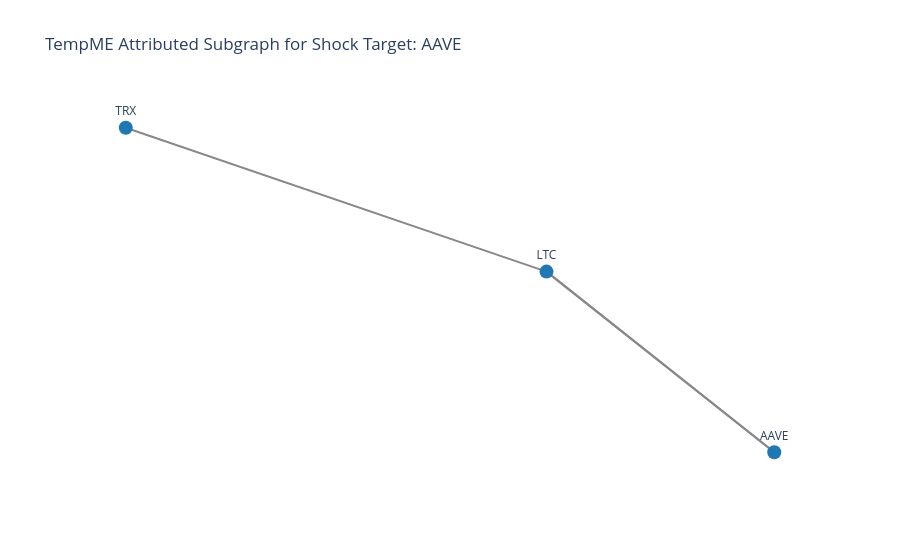

The notebook cell saved with this chart:
### Markdown cell above
## 3. Visualize Attributed Shock Transmission Subgraphs

### Code cell
import networkx as nx

if exp_csv.exists() and len(df_exp) > 0:
    sample_row = df_exp.iloc[0]
    target = sample_row['target_asset']
    edge_str = sample_row['top_explanatory_edges']
    print(f'Explaining contagion prediction for {target}:')
    print(f'Top motif edges: {edge_str}')
    
    G_exp = nx.DiGraph()
    for item in edge_str.split(';'):
        if '->' in item:
            uv, w_str = item.split('(')
            u, v = uv.split('->')
            w = float(w_str.rstrip(')'))
            G_exp.add_edge(u, v, weight=w)
            
    pos = nx.spring_layout(G_exp, seed=42)
    edge_x = []
    edge_y = []
    for u, v in G_exp.edges():
        x0, y0 = pos[u]
        x1, y1 = pos[v]
        edge_x.extend([x0, x1, None])
        edge_y.extend([y0, y1, None])
        
    node_x = [pos[n][0] for n in G_exp.nodes()]
    node_y = [pos[n][1] for n in G_exp.nodes()]
    
    fig = go.Figure(
        data=[
            go.Scatter(x=edge_x, y=edge_y, line=dict(width=2, color='#888'), hoverinfo='none', mode='lines'),
            go.Scatter(x=node_x, y=node_y, mode='markers+text', text=list(G_exp.nodes()), textposition='top center', marker=dict(size=14, color='#1f77b4'))
        ],
        layout=go.Layout(
            title=f'TempME Attributed Subgraph for Shock Target: {target}',
            showlegend=False,
            template='plotly_white',
            xaxis=dict(showgrid=False, zeroline=False, showticklabels=False),
            yaxis=dict(showgrid=False, zeroline=False, showticklabels=False)
        )
    )
    fig.show()

### Figure 1 — Plotly figure (JSON) as saved in the notebook; plotly's stock layout.template omitted (floating-point values rounded to 4 significant figures)
{"data": [{"hoverinfo": "none", "line": {"color": "#888", "width": 2}, "mode": "lines", "type": "scatter", "x": [0.1805, 0.8195, null, 0.8195, 0.1805, null, -1.0, 0.1805, null], "y": [0.05233, -0.7186, null, -0.7186, 0.05233, null, 0.6663, 0.05233, null]}, {"marker": {"color": "#1f77b4", "size": 14}, "mode": "markers+text", "text": ["LTC", "AAVE", "TRX"], "textposition": "top center", "type": "scatter", "x": [0.1805, 0.8195, -1.0], "y": [0.05233, -0.7186, 0.6663]}], "layout": {"showlegend": false, "title": {"text": "TempME Attributed Subgraph for Shock Target: AAVE"}, "xaxis": {"showgrid": false, "showticklabels": false, "zeroline": false}, "yaxis": {"showgrid": false, "showticklabels": false, "zeroline": false}}}
